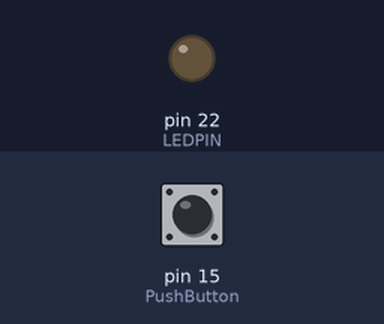
The sketch below on a simulated Arduino Mega 2560, built with avr-gcc and run on an emulated ATmega2560. Shown: output pins drawn as LEDs (lit = HIGH). Inputs (shaded band) come from the test bench; at power-on: pin 15 (PushButton) LOW.

Above: at 1.8 s.
1.9 s: pin 15 (PushButton) pulled HIGH for 0.6 s
At 2.4 s:
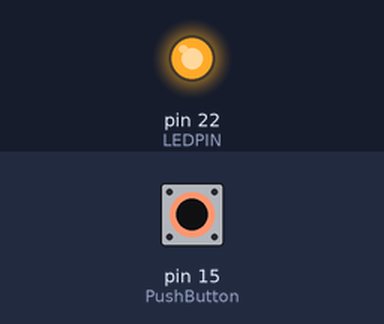
4.0 s: pin 15 (PushButton) pulled HIGH for 3.2 s
At 8.9 s:
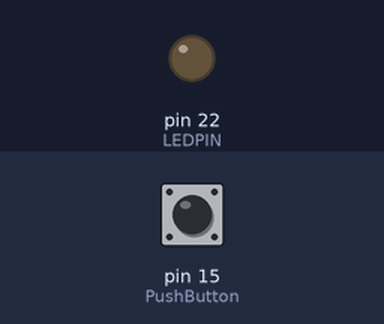
Timing chart, 0 to 10.4 s (numbered marks = the images above; inputs shaded):
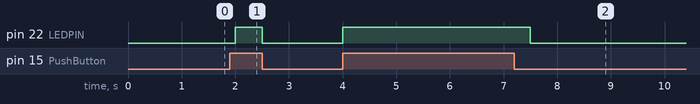

The sketch:

esp_btn_led.ino
```cpp
const int LEDPIN = 22;
// this will assign the name PushButton to pin numer 15
const int PushButton = 15;
// This Setup function is used to initialize everything
void setup()
{
// This statement will declare pin 22 as digital output
pinMode(LEDPIN, OUTPUT);
// This statement will declare pin 15 as digital input
pinMode(PushButton, INPUT);
}

void loop()

{
// digitalRead function stores the Push button state
// in variable push_button_state
int Push_button_state = digitalRead(PushButton);
// if condition checks if push button is pressed
// if pressed LED will turn on otherwise remain off
if ( Push_button_state == HIGH )
{
digitalWrite(LEDPIN, HIGH);
delay(500);
}
else
{
digitalWrite(LEDPIN, LOW);
delay(500);
}
}
```

Measured:
- after the input at 1.9 s, pin 22 (LEDPIN): LOW → HIGH after 0.10 s, → LOW 0.50 s later
- after the input at 4.0 s, pin 22 (LEDPIN): LOW → HIGH at once, → LOW 3.5 s later
